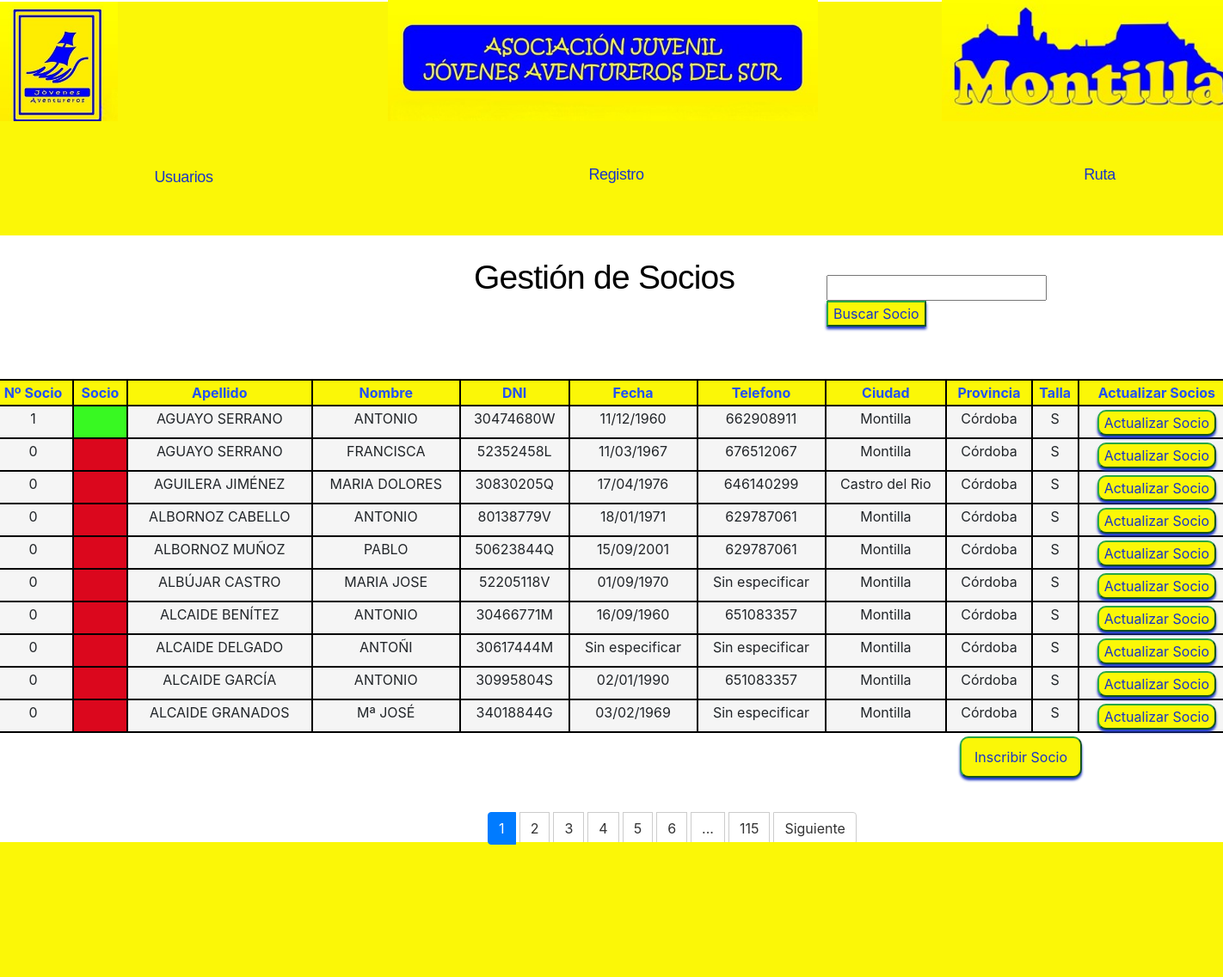
The page /socios/mostrarSocios/ on the database its author committed.
### Socios/models.py (models this page shows, shortened)
class Socios(models.Model):
    id = models.AutoField(primary_key=True)
    numero_socio = models.IntegerField(default=0)
    nombre = models.CharField(max_length=30)
    apellido = models.CharField(max_length=50)
    dni = models.CharField(max_length=20)
    fecha_nacimiento = models.CharField(max_length=16)
    telefono = models.CharField(max_length=20)
    codigo_postal = models.CharField(max_length=20, default=14550)
    ciudad = models.CharField(max_length=30)
    provincia = models.CharField(max_length=35)
    socio = models.BooleanField(default=False)
    talla_camiseta = models.CharField(max_length=4, choices=TALLA, default=S)

### Socios/views.py (the view)
# urls.py: path("mostrarSocios/", listar_Socios, name="Listar Socios"),
def listar_Socios(request):
    inscripcion = Inscripciones.objects.filter(finalizada = False)
    inscripcion_total = inscripcion.count()
    socios = Socios.objects.all().order_by("apellido")
    page = request.GET.get('page', 1)  # Obtener el número de página de la solicitud GET
    try:
        paginator = Paginator(socios, 10)  # 6 usuarios por página
        socios = paginator.page(page)
    except PageNotAnInteger:
            raise Http404
    return render(request, 'socios/mostrarSocios.html', {"entity":socios, "paginator":paginator, "num_inscripcion":inscripcion_total})

### Socios/templates/socios/mostrarSocios.html (shortened to what this page needs)
{% extends "jovenesAventureros/base.html" %}
{% load crispy_forms_tags %}
{% load static %}
{% block content %}
<p class="gestiones">Gestión de Socios</p>
  <div class="overlap-groupRegister">
    <form action="buscar/" method="GET" style="margin-left: 850px;">
      <input type="text" name="usern">
      <button class="btn2 btn-success" style="background-color: #FBF707;color: rgba(26, 53, 199, 1);">Buscar Socio</button>
  </form>
  <div class="contenedorFormularioSocio">
    <table class ="table" style="margin-left: -70px;">
        <thead>
          <tr>
            <th class="th">Nº Socio</th>
            <th class="th">Socio</th>
            <th class="th">Apellido</th>
            <th class="th">Nombre</th>
            <th class="th">DNI</th>
            <th class="th">Fecha</th>
            <th class="th">Telefono</th>
            <th class="th">Ciudad</th>
            <th class="th">Provincia</th>
            <th class="th">Talla</th>
            <th class="th">Actualizar Socios</th>
          </tr>
        </thead>
        <tbody>
          {% for socio in entity %}
            <tr>
              <td class="td">{{ socio.numero_socio}}</td>
              {% if socio.socio is False %}
              <td class="tdr"></td>
              {% else %}
              <td class="tdv"></td>
              {% endif %}
              <td class="td">{{ socio.apellido }}</td>
              <td class="td">{{ socio.nombre }}</td>
              <td class="td">{{ socio.dni }}</td>
              <td class="td">{{ socio.fecha_nacimiento }}</td>
              <td class="td">{{ socio.telefono }}</td>
              <td class="td">{{ socio.ciudad }}</td>
              <td class="td">{{ socio.provincia }}</td>
              <td class="td">{{ socio.talla_camiseta }}</td>
              <td class="td">
              <button type="submit" class="btn2 btn-success" style="margin-top: 2px; background-color: #FBF707; border-radius: 10px; color: rgba(26, 53, 199, 1);"><a href="{% url 'Actualizar Socios' socio.id %}" style="color: rgba(26, 53, 199, 1);">Actualizar Socio</a></button>
              </td>
            </tr>
          {% endfor %}
        </tbody>
      </table>
      <button type="submit" class="btn2 btn-success" style="margin-top: -150px; margin-bottom: 20px;background-color: #FBF707; border-radius: 10px; color: rgba(26, 53, 199, 1); margin-left:1055px;padding: 10px 15px;"><a href="{% url 'Crear Socios' %}" style="color: rgba(26, 53, 199, 1);">Inscribir Socio</a></button>
{% include 'Socios/paginator.html' %}
  </div>
  </div>
  <div class="boInis">
</div>
{% endblock %}

### Inicio/static/JA/css/gestion.css (style rules this page uses)
.pgina-de-inicio .btn2 { box-shadow: 0px 3px 3px 0px rgba(26, 53, 199, 1); }
.pgina-de-inicio .boInis { width: 1466px; height: 157px; margin-top: calc(100% - 600px); left: 0; right: 0; position: relative; background-color: var(--azul); }
.pgina-de-inicio .overlap-groupRegister { position: absolute; width: 1205px; height: 400px; top: 320px; bottom: 350px; left: 120px; }
.pgina-de-inicio .contenedorFormularioSocio { background-color: white; width: 120%; border-radius: 5px; padding: 1px 0px; left: 120px; margin-left: -50px; }
.pgina-de-inicio .table { border-collapse: collapse; margin-top: 60px; margin-left: -12px; width: 100%; background-color: whitesmoke; }
.pgina-de-inicio .table, .pgina-de-inicio .tableP, .pgina-de-inicio .table th, .pgina-de-inicio .table td, .pgina-de-inicio .tableP th, .pgina-de-inicio .tableP td, .pgina-de-inicio .tableP .thh, .pgina-de-inicio .tableP .tdh, .pgina-de-inicio .tableP .tdv, .pgina-de-inicio .tableP .tdr, .pgina-de-inicio .tableP .tde, .pgina-de-inicio .tableC td, .pgina-de-inicio .tableC .thh, .pgina-de-inicio .tableC .tdh, .pgina-de-inicio .tableC .tdv, .pgina-de-inicio .tableC .tdr, .pgina-de-inicio .tableC .tde, .pgina-de-inicio .tableD .td, .pgina-de-inicio .tableD .thh, .pgina-de-inicio .tableD .tdh, .pgina-de-inicio .tableD .tdv, .pgina-de-inicio .tableD .tdr, .pgina-de-inicio .tableD .tde, .pgina-de-inicio .tableR .td, .pgina-de-inicio .tableR .thh, .pgina-de-inicio .tableR .tdh, .pgina-de-inicio .tableR .tdv, .pgina-de-inicio .tableR .tdr, .pgina-de-inicio .tableR .tde, .pgina-de-inicio .tableC, .pgina-de-inicio .tableD, .pgina-de-inicio .tableR { border: 2px solid black; }
.pgina-de-inicio .th, .pgina-de-inicio td { padding: 2px; text-align: center; }
.pgina-de-inicio .th { background-color: var(--azul); color: rgb(34, 81, 249); }
.pgina-de-inicio .tdv { background-color: rgb(56, 249, 34);; color: white }
.pgina-de-inicio .tdr { background-color: rgb(219, 7, 29); color: #000; }
.pgina-de-inicio .gestiones { position: absolute; top: 300px; left: 560px; font-family: "Sora-Regular", Helvetica; font-weight: 400; color: #000000; font-size: 39px; text-align: center; letter-spacing: -0.78px; line-height: 46.8px; white-space: nowrap; }

### Inicio/static/JA/css/styleguide.css (style rules this page uses)
:root { --prueba: rgba(0, 0, 0, 1); --azul: #FBF707; --blaugrana: rgba(144, 3, 79, 1); --prueba-font-family: "Sora", Helvetica; --prueba-font-weight: 400; --prueba-font-size: 16px; --prueba-letter-spacing: 0px; --prueba-line-height: normal; --prueba-font-style: normal; }

### rows shown on the page
Socios: numero_socio "1", socio True (drawn), apellido "AGUAYO SERRANO", nombre "ANTONIO", dni "30474680W", fecha_nacimiento "11/12/1960", telefono "662908911", ciudad "Montilla", provincia "Córdoba", talla_camiseta "S"
Socios: numero_socio "0", socio False (drawn), apellido "AGUAYO SERRANO", nombre "FRANCISCA", dni "52352458L", fecha_nacimiento "11/03/1967", telefono "676512067", ciudad "Montilla", provincia "Córdoba", talla_camiseta "S"
Socios: numero_socio "0", socio False (drawn), apellido "AGUILERA JIMÉNEZ", nombre "MARIA DOLORES", dni "30830205Q", fecha_nacimiento "17/04/1976", telefono "646140299", ciudad "Castro del Rio", provincia "Córdoba", talla_camiseta "S"
Socios: numero_socio "0", socio False (drawn), apellido "ALBORNOZ CABELLO", nombre "ANTONIO", dni "80138779V", fecha_nacimiento "18/01/1971", telefono "629787061", ciudad "Montilla", provincia "Córdoba", talla_camiseta "S"
Socios: numero_socio "0", socio False (drawn), apellido "ALBORNOZ MUÑOZ", nombre "PABLO", dni "50623844Q", fecha_nacimiento "15/09/2001", telefono "629787061", ciudad "Montilla", provincia "Córdoba", talla_camiseta "S"
Socios: numero_socio "0", socio False (drawn), apellido "ALBÚJAR CASTRO", nombre "MARIA JOSE", dni "52205118V", fecha_nacimiento "01/09/1970", telefono "Sin especificar", ciudad "Montilla", provincia "Córdoba", talla_camiseta "S"
Socios: numero_socio "0", socio False (drawn), apellido "ALCAIDE BENÍTEZ", nombre "ANTONIO", dni "30466771M", fecha_nacimiento "16/09/1960", telefono "651083357", ciudad "Montilla", provincia "Córdoba", talla_camiseta "S"
Socios: numero_socio "0", socio False (drawn), apellido "ALCAIDE DELGADO", nombre "ANTOÑI", dni "30617444M", fecha_nacimiento "Sin especificar", telefono "Sin especificar", ciudad "Montilla", provincia "Córdoba", talla_camiseta "S"
Socios: numero_socio "0", socio False (drawn), apellido "ALCAIDE GARCÍA", nombre "ANTONIO", dni "30995804S", fecha_nacimiento "02/01/1990", telefono "651083357", ciudad "Montilla", provincia "Córdoba", talla_camiseta "S"
Socios: numero_socio "0", socio False (drawn), apellido "ALCAIDE GRANADOS", nombre "Mª JOSÉ", dni "34018844G", fecha_nacimiento "03/02/1969", telefono "Sin especificar", ciudad "Montilla", provincia "Córdoba", talla_camiseta "S"

### other values the page prints
{{ page }} "1" "2" "3" "4" "5" "6"
{{ paginator.num_pages }} "115"
